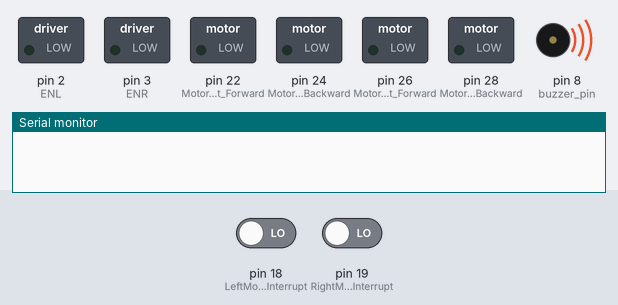
Recording of a sketch running on a simulated Arduino Mega 2560, built with avr-gcc and run on an emulated ATmega2560. On the bench: switched loads named in the sketch (green lamp = pin HIGH), buzzer (waves = sounding, pin HIGH), the last lines printed to the serial monitor. The test bench sets the inputs (shaded band); at power-on: pin 18 (LeftMotorInterrupt) LOW, pin 19 (RightMotorInterrupt) LOW.

Above: at 0.01 s.
At 0.4 s:
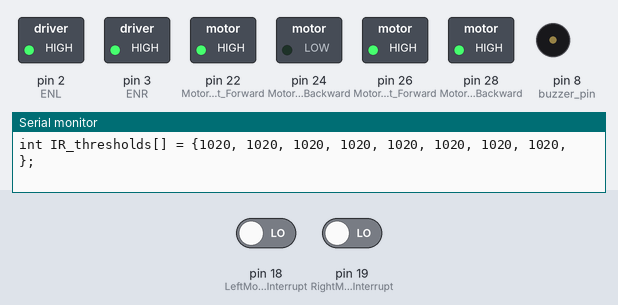
Timing chart, 0 to 1.9 s (numbered marks = the images above):
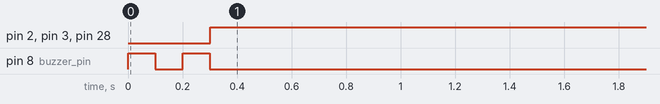

Measured:
- by itself, pin 2 (ENL), pin 3 (ENR), pin 28 (Motor_Left_Backward): LOW → HIGH at 0.30 s

The sketch:

With_Encoders_on_Motors.ino
```cpp
#include <Arduino.h>
#include <EEPROM.h>

// Define the size of the array and the EEPROM address to start writing data
const int arraySize = 8; // Adjust this based on your array size
const int eepromAddress = 0; // EEPROM address where you want to start writing


// Define PID parameters
double Kp = 0;
double Ki = 0;
double Kd = 0;

// Initialize PID variables
double prevError = 0;
double integral = 0;
double derivative = 0;

//recorrect
int Ir_thresholds[] = {300, 300, 100, 100, 100, 105, 400, 400};

int prev_error_history[] = {0,0,0,0,0,0,0,0,0,0};
int stack_pointer = 0;

int IR_history_count = 0;
int IR_history = 0;
int IR_first_grabbed = 0;

// Interrupt Pins for motors
#define LeftMotorInterrupt 18
#define RightMotorInterrupt 19

volatile unsigned long int stepsL = 0;
volatile unsigned long int stepsR = 0;

#define NUMBER_OF_HOLES 20

void incrementLeft () {
  stepsL++;
}

void incrementRight () {
  stepsR++;
}


//define trig pin 6 and echo pin 7
#define trigPin 6
#define echoPin 7

//pushbutton input for caliberation
#define caliberation 7

//pin for buzzer
#define buzzer_pin 8

bool bend_done = false;

//pin for right bend sensor
#define right_bend_sensor 9

bool swich = 1;

bool bend_start = false;

bool bend_condition = false;

int now_time = 0;

String mode = "normal";

//IR_array 8 space empty array
int IR_array[8];

int Threshold = 100;

int prev_position = 0;

//define right motor enable pin is 3 and left 2
#define ENR 3
#define ENL 2

#define Motor_Right_Forward 22
#define Motor_Right_Backward 24
#define Motor_Left_Forward 26
#define Motor_Left_Backward 28

// defines variables
long duration;
int distance;

// bool Switch = 0; //0 for left ; 1 for right;
int x = 0;

void motor(int motor, int direction);
void caliberate();
void buzzer_beep();

void setup() {
  attachInterrupt(digitalPinToInterrupt(LeftMotorInterrupt), incrementLeft, RISING);
  attachInterrupt(digitalPinToInterrupt(RightMotorInterrupt), incrementRight, RISING);

  pinMode(buzzer_pin, OUTPUT);

  //pin 8 is buzzer, tur it on and off for 2 quick beeps
  buzzer_beep();
  delay(100);
  buzzer_beep();

  //pinmode trig and echo
  pinMode(trigPin, OUTPUT);
  pinMode(echoPin, INPUT);

  //Serial begin
  Serial.begin(115200);

  for (int i = 0; i < 8; i++) {
    Ir_thresholds[i] = EEPROM.read(i)*4;
  }

  Serial.print("int IR_thresholds[] = {");
  for (int i = 0; i < 8; i++){
    Serial.print(Ir_thresholds[i]);
    Serial.print(", ");
  }
  Serial.println("};    ");


  pinMode(Motor_Right_Forward, OUTPUT);
  pinMode(Motor_Right_Backward, OUTPUT);
  pinMode(Motor_Left_Forward, OUTPUT);
  pinMode(Motor_Left_Backward, OUTPUT);

  pinMode(right_bend_sensor, INPUT);


  // digitalWrite(Motor_Right_Forward,1);

  motor(1,1);
  motor(2,1);

  pinMode(caliberation, INPUT);

}

int temp = 0;

void loop() {
  int distanceRequired = 80;

  while (1) {
    analogWrite(ENR, 255);
    motor(1, 1);
    analogWrite(ENL, 255);
    motor(2, 2);
    while (stepsR < distanceRequired) {
      analogWrite(ENR, 255);
    }
    analogWrite(ENR, 255);
    motor(1, 2);
    delay(1000);
    stepsR = 0;

    analogWrite(ENR, 255);
    motor(1, 2);
    analogWrite(ENL, 255);
    motor(2, 1);
    while (stepsL < distanceRequired) {
      analogWrite(ENL, 255);
    }
    analogWrite(ENL, 255);
    motor(2, 2);
    delay(1000);
    stepsL = 0;
  }

 if (digitalRead(caliberation) == 1){
    caliberate();
  }


  //serial print from A0 to A7
   for (int i = 0; i < 8; i++){
    // Serial.print(analogRead(i));
    // Serial.print(" ");
    if (analogRead(i) > Ir_thresholds[i]){
      temp = 1;}
    else{
      temp = 0;}
     IR_array[7-i] = temp;

   }

    motor(1,1);
    motor(2,1);


//  for (int i = 0; i < 8; i++){
//    Serial.print(IR_array[i]);
//    Serial.print(" ");
//   }
//   Serial.println(" ");

  int array_lit_amount = IR_array[0] + IR_array[1] + IR_array[2] + IR_array[3] + IR_array[4] + IR_array[5] + IR_array[6] + IR_array[7];
  float left_sum = -3.7*IR_array[0] -2.9*IR_array[1] -2*IR_array[2] -1*IR_array[3];
  float right_sum = 1*IR_array[4] +2*IR_array[5] +2.9*IR_array[6] +3.7*IR_array[7];
  int position = left_sum + right_sum;

  prev_error_history[stack_pointer] = position;
  stack_pointer++;
  if (stack_pointer == 10){
    stack_pointer =0;
  }

   derivative = position - prevError;

  int PID_constant = position*Kp + Kd * derivative;

  prevError = position;

  //Serial.println(position);
  // lcd.setCursor(2,2);
  // lcd.print("The IR weight: ");
  // lcd.print(position);

  int Drive_constant = 150;

  int Left_drive = Drive_constant + PID_constant;
  int Right_drive = Drive_constant - PID_constant;

  Serial.println(mode);

  Left_drive = min(max(Left_drive, 0), 255);
  Right_drive = min(max(Right_drive, 0), 255);


  //end detection
  if (array_lit_amount == 8 and bend_done == true){
    swich = 0;
  }

   if (array_lit_amount == 0 and mode != "bend"){
    mode = "deviated";
    buzzer_beep();
    delay(20);
    buzzer_beep();
    delay(20);
    buzzer_beep();
    delay(20);
    buzzer_beep();
    delay(20);
    buzzer_beep();
    delay(20);
  }

  if (mode == "normal" and bend_done == false){
    //bend detection
    if(right_sum >= 8.5 && left_sum > -4){
      //breaking
      motor(1,0);
      motor(2,0);
      now_time = millis();
      mode = "bend";

      bend_done = true;

      bend_start = true;

    }
  }

  if (mode == "bend"){
    if(bend_start == true){
      bend_start = false;
      bend_condition = false;

      while (digitalRead(right_bend_sensor) == 0){
        digitalWrite(buzzer_pin,HIGH);
        Serial.print("in loop:  ");
        Serial.println(digitalRead(right_bend_sensor));
        motor(1,1);
        motor(2,1);
        Left_drive = 140;
        Right_drive = 140;
        analogWrite(ENL,Left_drive);
        analogWrite(ENR,Right_drive);
      }
      analogWrite(ENL,0);
      analogWrite(ENR,0);
      // delay(800);
      array_lit_amount = 0;
    }
    // analogWrite(ENL,0);
    // analogWrite(ENR,0);
    // delay(1000);


    digitalWrite(buzzer_pin,LOW);
    //buzzer_beep();

    Serial.println(array_lit_amount);

    motor(1,0);
    motor(2,1);

    Left_drive = 155;
    Right_drive = 155;
    Serial.println("in turning mode");

    //detecting if the line contacts the sensor
    if (bend_condition == false){
      if (array_lit_amount >= 2){

        bend_condition = true;
      }
    } else {
      //detecting if the line comes to the middle
      if (IR_array[3] == 1 or IR_array[4] == 1){

        Serial.print("bend over");
        mode = "normal";


        // motor(1,0);
        // motor(2,0);

        bend_condition = false;

        buzzer_beep();
        delay(100);
        buzzer_beep();

        analogWrite(ENL,0);
        analogWrite(ENR,0);
        delay(500);
      }
    }

  }

    //  // Deviation detection
  if (mode == "deviated"){
    int prev_history_sum = 0;
    for (int p = 0; p < 10; p++) {
      prev_history_sum += prev_error_history[p];
    }

    if(prev_history_sum > 0){
      motor(1,0);
      motor(2,1);
      Left_drive = 140;
      Right_drive = 140;
      analogWrite(ENL,Left_drive);
      analogWrite(ENR,Right_drive);
      delay(300);
  } else if(prev_history_sum < 0){
      motor(1,1);
      motor(2,0);
      Left_drive = 140;
      Right_drive = 140;
      analogWrite(ENL,Left_drive);
      analogWrite(ENR,Right_drive);
      delay(300);
  } else {
      motor(1,0);
      motor(2,0);
      Left_drive = 130;
      Right_drive = 130;
      analogWrite(ENL,Left_drive);
      analogWrite(ENR,Right_drive);
      delay(300);
  }
  mode = "normal";
  }

  if (swich == 1){
  analogWrite(ENL,Left_drive);
  analogWrite(ENR,Right_drive);
  }else{
  analogWrite(ENL,0);
  analogWrite(ENR,0);
  }

  prev_position = position;

}


void caliberate(){

  // Stop motors when caliberating
  analogWrite(ENL,0);
  analogWrite(ENR,0);

  //make sensor_max_values array of length 8 equal to sensor caliberation array
  int sensor_max_values[8] = {0,0,0,0,0,0,0,0};

  //sensor min values array
  int sensor_min_values[8] = {0,0,0,0,0,0,0,0};

  int now_time_for_caliberation = millis();
  Serial.print("now time for caliberation: ");
  Serial.print(now_time_for_caliberation);
  Serial.print("  millis: ");
  Serial.println(millis());

  while (millis() - now_time_for_caliberation < 5000){
    // Serial.println("Caliberating IR");
    digitalWrite(buzzer_pin,1);

    bool allZeros = true;
    for (int i = 0; i < 8; i++) {
      if (sensor_max_values[i] != 0) {
        allZeros = false;
        break; // No need to continue checking if we find a non-zero value
      }
    }

    if (allZeros){
      for (int i = 0; i < 8; i++){
        sensor_max_values[i] = analogRead(i);
        sensor_min_values[i] = analogRead(i);
      }
    }

    for (int i = 0; i < 8; i++){
      if (analogRead(i) > sensor_max_values[i]){
        sensor_max_values[i] = analogRead(i);
      }
      if (analogRead(i) < sensor_min_values[i]){
        sensor_min_values[i] = analogRead(i);
      }

    }
  }
  Serial.print("int IR_thresholds[] = {");
  for (int i = 0; i < 8; i++){
    Serial.print(sensor_max_values[i]);
    Serial.print(", ");
  }
  Serial.print("};    ");
  Serial.print("int IR_thresholds[] = {");
  for (int i = 0; i < 8; i++){
    Serial.print(sensor_min_values[i]);
    Serial.print(", ");
  }
  Serial.print("};    ");

  for (int i = 0; i < 8; i++){
    Ir_thresholds[i] = (sensor_max_values[i] + sensor_min_values[i])/2;
  }

  Serial.print("int IR_thresholds[] = {");
  for (int i = 0; i < 8; i++){
    Serial.print(Ir_thresholds[i]);
    Serial.print(", ");
  }
  Serial.println("};    ");

  //save the array to eeprom
  for (int i = 0; i < 8; i++) {
    EEPROM.write(i, byte(Ir_thresholds[i]/4));
  }

  delay(1000);

  digitalWrite(buzzer_pin,0);

}

void buzzer_beep(){
  digitalWrite(buzzer_pin,1);
  delay(100);
  digitalWrite(buzzer_pin,0);
}

void motor(int motor, int direction){ // 1 for right ; 2 for left
  if (motor == 1){
    if (direction == 1){
      digitalWrite(Motor_Right_Forward,1);
      digitalWrite(Motor_Right_Backward,0);
    }else{
      if (direction == 0) {
        digitalWrite(Motor_Right_Forward,0);
        digitalWrite(Motor_Right_Backward,1);
      }
      else {
      digitalWrite(Motor_Right_Forward,1);
      digitalWrite(Motor_Right_Backward,1);
      }
    }
  }else{
    if (direction == 1){
      digitalWrite(Motor_Left_Forward,1);
      digitalWrite(Motor_Left_Backward,0);
    }else{
      if (direction == 0) {
        digitalWrite(Motor_Left_Forward,0);
        digitalWrite(Motor_Left_Backward,1);
      }
      else {
      digitalWrite(Motor_Left_Forward,1);
      digitalWrite(Motor_Left_Backward,1);
      }
    }
  }
}
```
